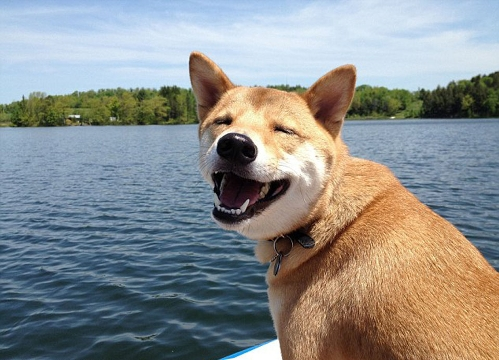
#> input picture opencv/images/dog.jpeg, 499 x 360 px
$ python logo.py
#> lines starting #> are read from the running program, lines starting #| are printed output that depends on the picture; after the words box and inside, x2 and y2 are one past the last pixel; in counts of white or black regions, pixels touching at a corner belong together
#!/usr/bin/python3
# -*- coding: utf-8 -*-
# Copyright (C) 2022 #
# @Time    : 2022/12/25 19:07
# @Author  : TaoistQu
# @Email   : qulei_20180331@163.com
# @File    : logo.py
# @Software: PyCharm
# description:
import cv2
import os
import numpy as np

path = os.path.abspath('../images')

dog = cv2.imread(os.path.join(path, './dog.jpeg'))
#> dog is the input picture: shape (360, 499, 3); mean B, G, R 141, 141.9, 139.7
logo = np.zeros((200, 200, 3), np.uint8)
#绘制logo
logo[20:120, 20:120] = [0, 0, 255]
logo[80:180, 80:180] = [0, 255, 0]
#设置掩码
mask = np.zeros((200, 200), np.uint8)
mask[20:120, 20:120] = 255
mask[80:180, 80:180] = 255
#cv2.imshow('mask', mask)

m = cv2.bitwise_not(mask)
#cv2.imshow('m', m)
#在原图中选择添加logo的位置
roi = dog[:200, :200]
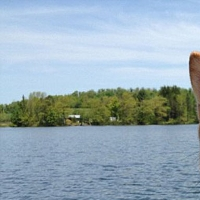
#> roi: shape (200, 200, 3); mean B, G, R 183.4, 171.7, 152.1
# roi与m进行与操作, 先roi和roi做与运算, 然后结果再和mask做与运算,
# 如果与的结果是True, 那么返回原图的像素, 否则返回0
tmp = cv2.bitwise_and(roi, roi, mask=m)
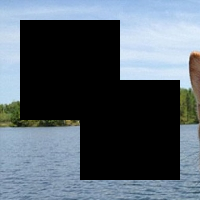
#> tmp: shape (200, 200, 3); mean B, G, R 105.3, 95.1, 83.8
dst = cv2.add(tmp, logo)
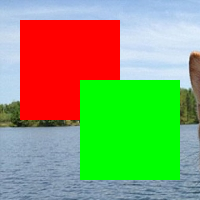
#> dst: shape (200, 200, 3); mean B, G, R 105.3, 158.9, 137.4
cv2.imshow('tmp', tmp)
cv2.imshow('dog1', dog)
dog[:200,:200] = dst
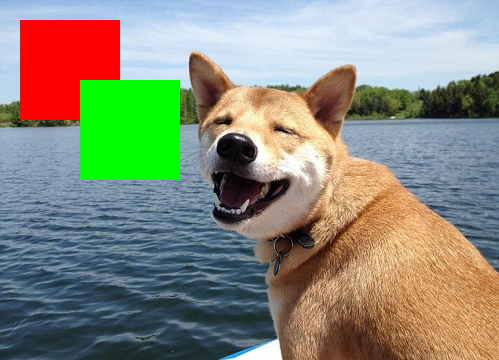
#> dog: shape (360, 499, 3); 10.24% of pixels changed, all inside (x1, y1, x2, y2) = (20, 20, 180, 180)


cv2.imshow('dog', dog)
#cv2.imshow('logo', logo)

cv2.waitKey(0)
cv2.destroyAllWindows()

$ run again, with opencv/images/cat.jpeg copied over opencv/images/dog.jpeg
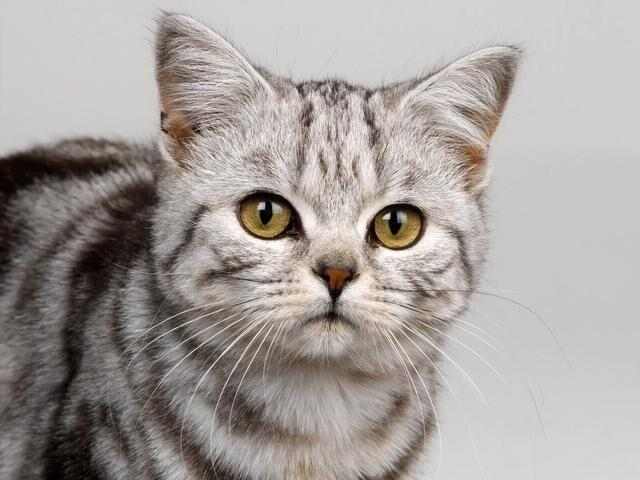
#> input picture opencv/images/cat.jpeg, 640 x 480 px
#> dog is the input picture: shape (480, 640, 3); mean B, G, R 156.1, 159.8, 165.8
#> `dst = cv2.add(tmp, logo)`:
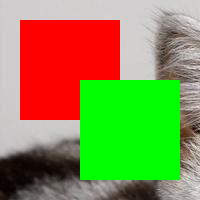
#> dst: shape (200, 200, 3); mean B, G, R 78.3, 143.6, 136.9
#> `dog[:200,:200] = dst`:
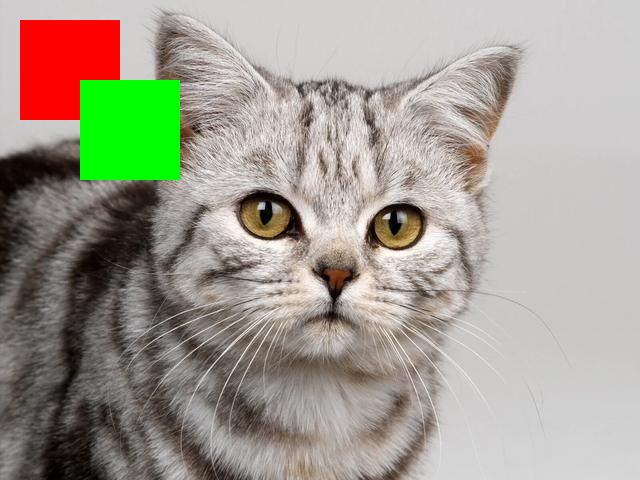
#> dog: shape (480, 640, 3); 5.99% of pixels changed, all inside (x1, y1, x2, y2) = (20, 20, 180, 180)

$ run again, with opencv/images/8841.jpg copied over opencv/images/dog.jpeg
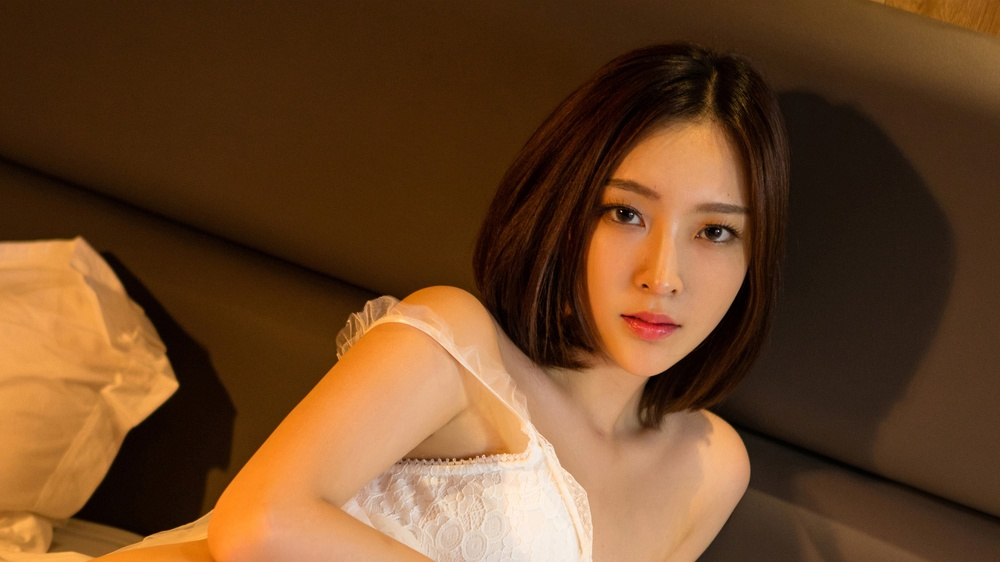
#> input picture opencv/images/8841.jpg, 1000 x 562 px, shrunk from 1920 x 1080 before the run
#> dog is the input picture: shape (562, 1000, 3); mean B, G, R 38, 69.2, 106.4
#> `dst = cv2.add(tmp, logo)`:
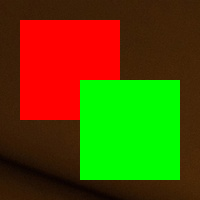
#> dst: shape (200, 200, 3); mean B, G, R 3.6, 79.5, 83.4
#> `dog[:200,:200] = dst`:
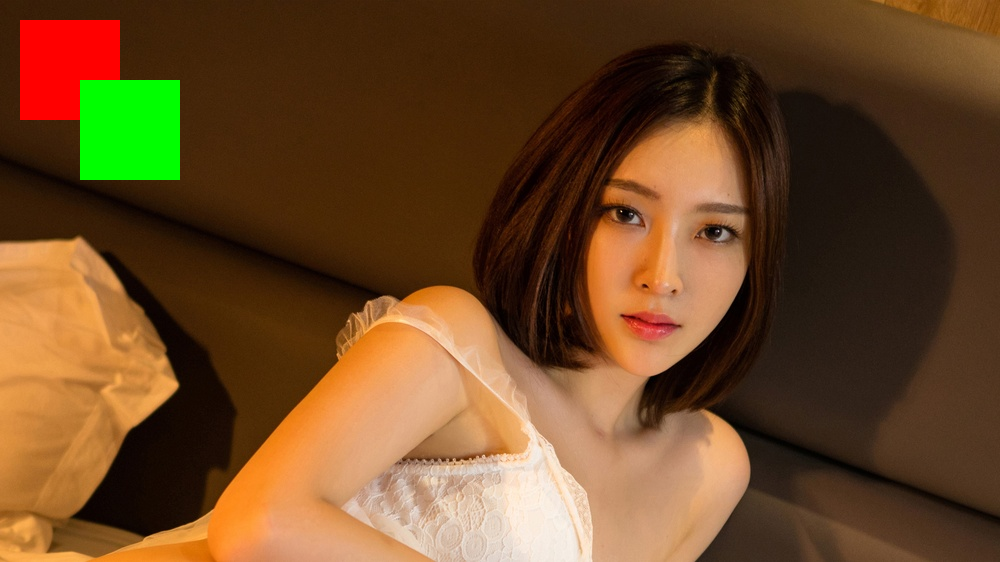
#> dog: shape (562, 1000, 3); 3.27% of pixels changed, all inside (x1, y1, x2, y2) = (20, 20, 180, 180)
